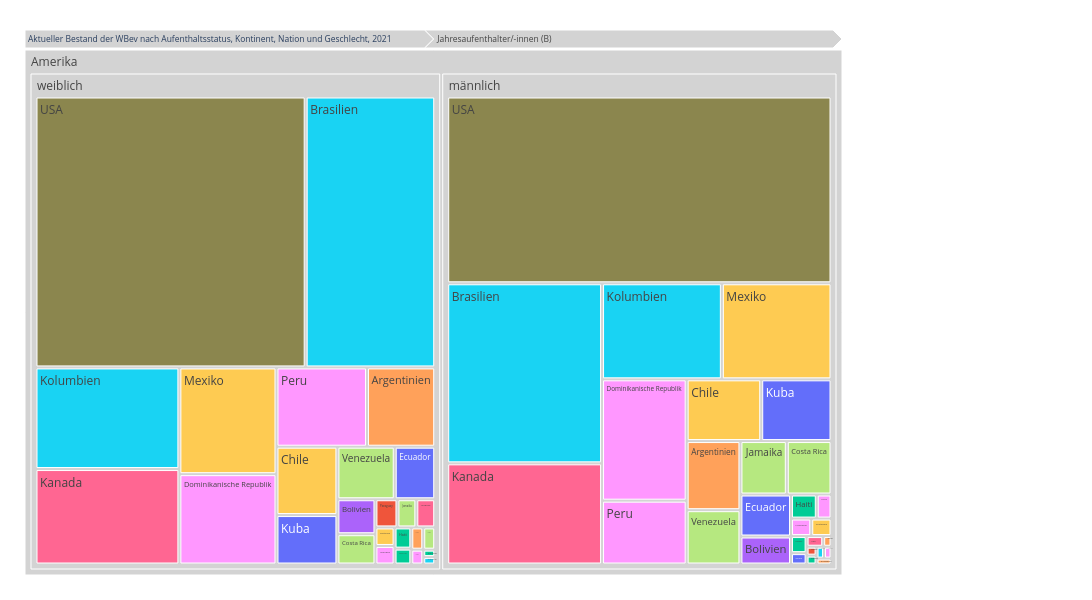

Write notebook code for a chart like this one.
### Code cell
myTitle="Aktueller Bestand der WBev nach Aufenthaltsstatus, Kontinent, Nation und Geschlecht, 2021"

fig = px.treemap(myTreemapAgg.reset_index().query('sum_WBev > 0'), path=[px.Constant(myTitle)
                                                   ,'AufArt2LangAgg', 'KontinentLang', 'SexLang', 'NationHistLang']
                 , values='sum_WBev'
                 , color='NationHistLang'
                 ## bei discrete scales (bei Klassen und Strings):                 
                 , color_discrete_map={'(?)':'lightgrey','Deutschland':'gold', 'Spanien':'#FF3030', 'Serbien':'#EE3B3B', 'Frankreich':'#A2CD5A','Kosovo':'#CAFF70','Grossbritanien':'orange','Italien':'#104E8B','Ungarn':'deeppink','SVP':'Österreich', 'USA':'#8B864E','Griechenland':'#lightblue' }                
                 ## bei continuous scales (bei Zahlenwerten):
                , color_continuous_scale='Blues'
                #, color_continuous_midpoint=np.average(df['AnzBestWir'], weights=df['AnzBestWir'])  
                 ,height=600
                 ,width=1200                 
                )
fig.update_traces(root_color="grey")
fig.update_layout(margin = dict(t=50, l=25, r=250, b=25))
fig.show()

### Figure 1 — Plotly figure (JSON) as saved in the notebook; plotly's stock layout.template omitted (floating-point values rounded to 4 significant figures; data arrays with more than 128 entries replaced by an {"elided": "..."} marker saying what was removed)
{"data": [{"branchvalues": "total", "customdata": {"elided": "870x1 str values"}, "domain": {"x": [0, 1], "y": [0, 1]}, "hovertemplate": "labels=%{label}<br>sum_WBev=%{value}<br>parent=%{parent}<br>id=%{id}<br>NationHistLang=%{customdata[0]}<extra></extra>", "ids": {"elided": "870 str values"}, "labels": {"elided": "870 str values"}, "level": "Aktueller Bestand der WBev nach Aufenthaltsstatus, Kontinent, Nation und Geschlecht, 2021/Jahresaufenthalter/-innen (B)/Amerika", "marker": {"colors": {"elided": "870 str values"}}, "name": "", "parents": {"elided": "870 str values"}, "root": {"color": "grey"}, "type": "treemap", "values": {"elided": "870 int values"}}], "layout": {"height": 600, "legend": {"tracegroupgap": 0}, "margin": {"b": 25, "l": 25, "r": 250, "t": 50}, "width": 1200}}
